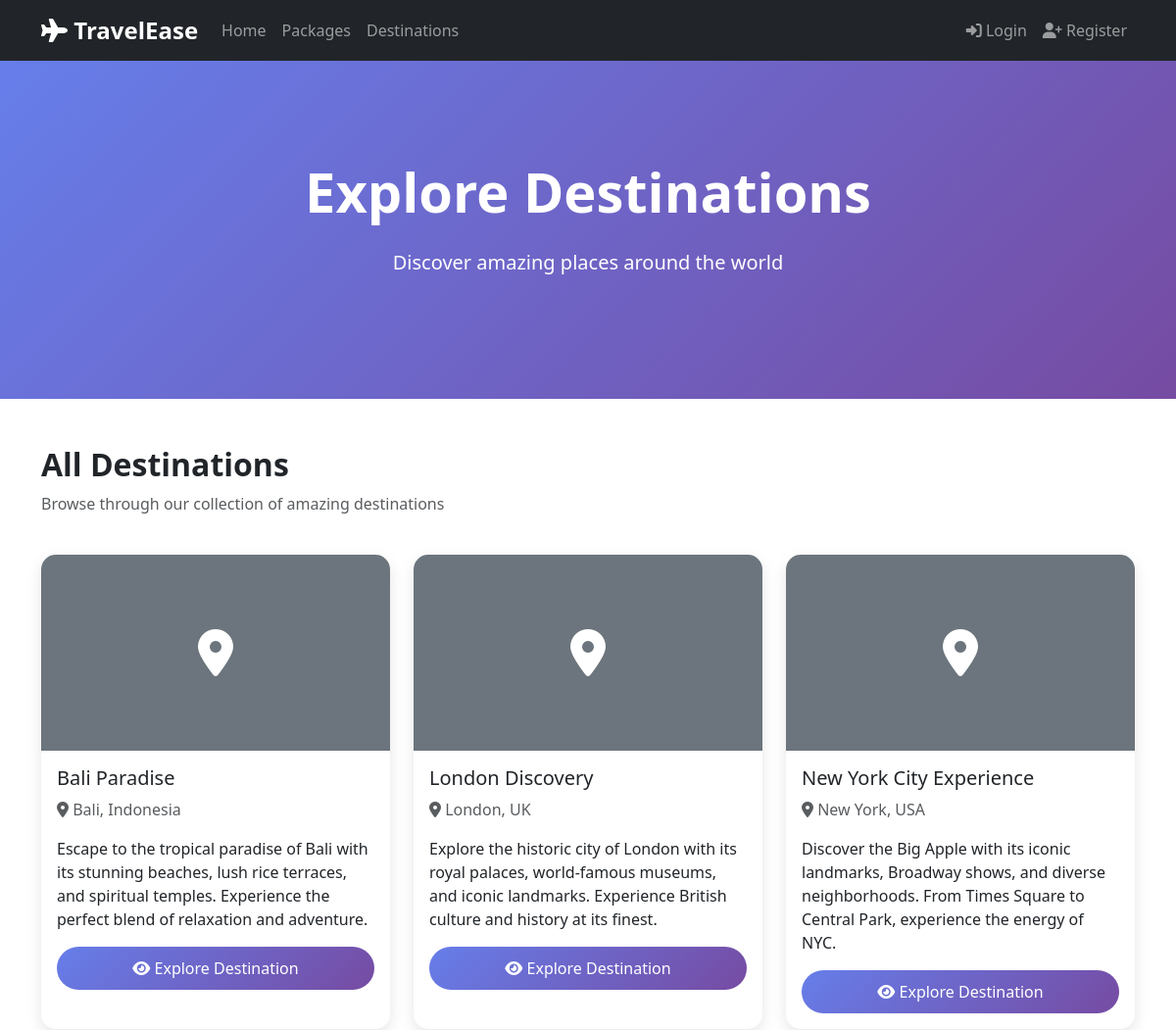
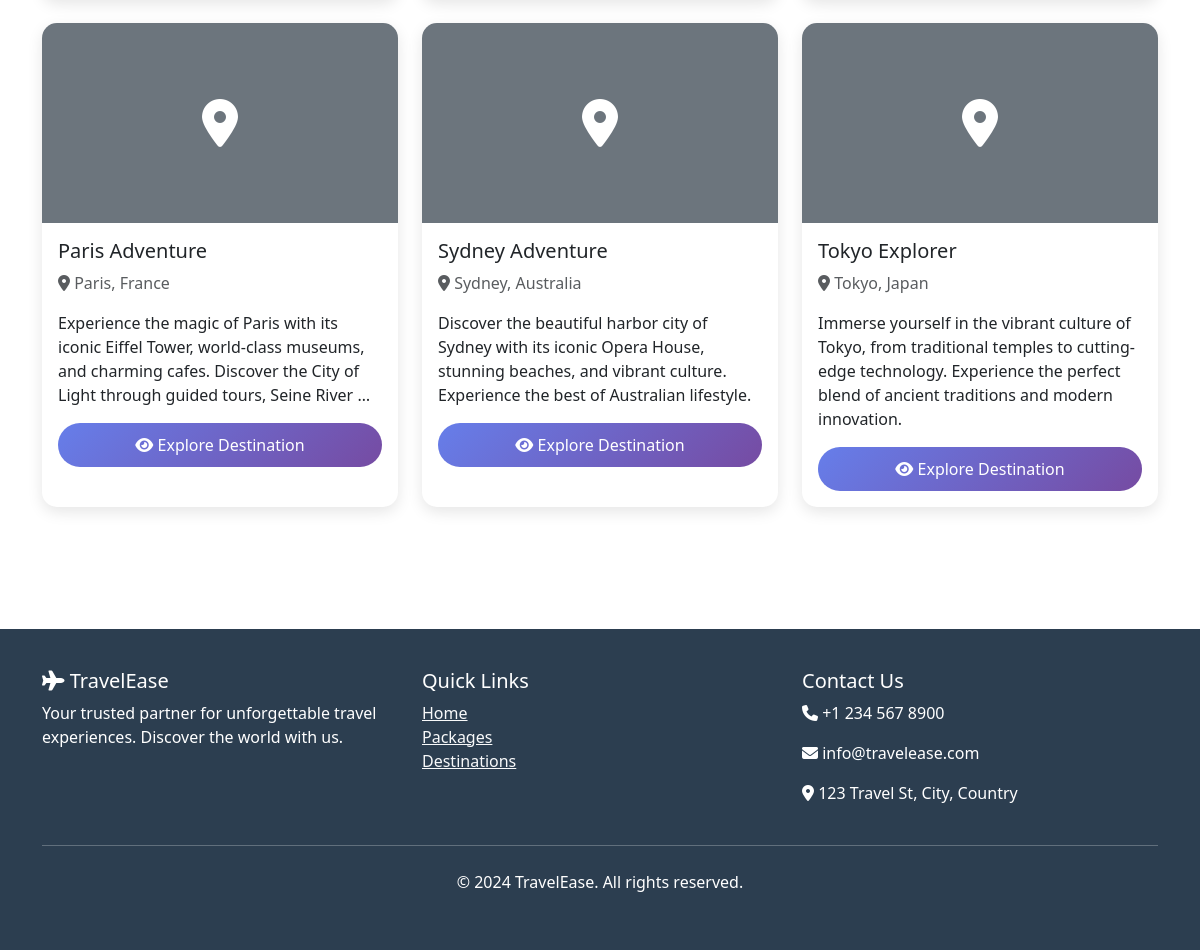
/destinations/, run on the app's committed database (2 pictures, top to bottom).
### bookings/models.py (models this page shows, shortened)
class Destination(models.Model):
    name = models.CharField(max_length=200)
    description = models.TextField()
    image = models.ImageField(upload_to='destinations/', blank=True, null=True)
    country = models.CharField(max_length=100)
    city = models.CharField(max_length=100)
    created_at = models.DateTimeField(auto_now_add=True)
    updated_at = models.DateTimeField(auto_now=True)
    class Meta:
        ordering = ['name']

### bookings/views.py (the view)
# urls.py: path('destinations/', views.destination_list, name='destination_list'),
def destination_list(request):
    destinations = Destination.objects.all()
    context = {
        'destinations': destinations,
    }
    return render(request, 'bookings/destination_list.html', context)

### bookings/templates/bookings/destination_list.html (shortened to what this page needs)
{% extends 'bookings/base.html' %}
{% block content %}
<section class="hero-section">
    <div class="container">
        <div class="row">
            <div class="col-12 text-center">
                <h1 class="display-4 fw-bold mb-4">Explore Destinations</h1>
                <p class="lead mb-4">Discover amazing places around the world</p>
            </div>
        </div>
    </div>
</section>
<section class="py-5">
    <div class="container">
        <div class="row mb-4">
            <div class="col-12">
                <h2 class="fw-bold">All Destinations</h2>
                <p class="text-muted">Browse through our collection of amazing destinations</p>
            </div>
        </div>
        {% if destinations %}
        <div class="row">
            {% for destination in destinations %}
            <div class="col-lg-4 col-md-6 mb-4">
                <div class="card package-card card-hover h-100">
                    {% if destination.image %}
                        <img src="{{ destination.image.url }}" class="card-img-top" alt="{{ destination.name }}">
                    {% else %}
                        <div class="card-img-top bg-secondary d-flex align-items-center justify-content-center" style="height: 200px;">
                            <i class="fas fa-map-marker-alt text-white" style="font-size: 3rem;"></i>
                        </div>
                    {% endif %}
                    <div class="card-body">
                        <h5 class="card-title">{{ destination.name }}</h5>
                        <p class="card-text text-muted">
                            <i class="fas fa-map-marker-alt"></i> {{ destination.city }}, {{ destination.country }}
                        </p>
                        <p class="card-text">{{ destination.description|truncatewords:25 }}</p>
                        <div class="d-grid">
                            <a href="{% url 'bookings:destination_detail' destination.id %}" class="btn btn-primary">
                                <i class="fas fa-eye"></i> Explore Destination
                            </a>
                        </div>
                    </div>
                </div>
            </div>
            {% endfor %}
        </div>
        {% else %}
        <div class="text-center py-5">
            <i class="fas fa-map text-muted" style="font-size: 4rem;"></i>
            <h3 class="mt-3">No destinations available</h3>
            <p class="text-muted">Check back later for new destinations.</p>
        </div>
        {% endif %}
    </div>
</section>
{% endblock %}

### bookings/templates/bookings/base.html (style rules this page uses)
.hero-section { background: linear-gradient(135deg, #667eea 0%, #764ba2 100%); color: white; padding: 100px 0; }
.package-card { border: none; border-radius: 15px; overflow: hidden; box-shadow: 0 5px 15px rgba(0,0,0,0.1); }
.btn-primary { background: linear-gradient(135deg, #667eea 0%, #764ba2 100%); border: none; border-radius: 25px; padding: 10px 25px; }

### data on the page
Destination: name "Bali Paradise", city "Bali", country "Indonesia", description "Escape to the tropical paradise of Bali with its stunning beaches, lush rice terraces, and spiritual temples. Experience the perfect blend of relaxation and adventure."
Destination: name "London Discovery", city "London", country "UK", description "Explore the historic city of London with its royal palaces, world-famous museums, and iconic landmarks. Experience British culture and history at its finest."
Destination: name "New York City Experience", city "New York", country "USA", description "Discover the Big Apple with its iconic landmarks, Broadway shows, and diverse neighborhoods. From Times Square to Central Park, experience the energy of NYC."
Destination: name "Paris Adventure", city "Paris", country "France", description "Experience the magic of Paris with its iconic Eiffel Tower, world-class museums, and charming cafes. Discover the City of Light through guided tours, Seine River …"
Destination: name "Sydney Adventure", city "Sydney", country "Australia", description "Discover the beautiful harbor city of Sydney with its iconic Opera House, stunning beaches, and vibrant culture. Experience the best of Australian lifestyle."
Destination: name "Tokyo Explorer", city "Tokyo", country "Japan", description "Immerse yourself in the vibrant culture of Tokyo, from traditional temples to cutting-edge technology. Experience the perfect blend of ancient traditions and modern innovation."
